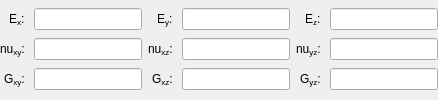
              <widget class="QWidget" name="Orthotropic">
               <layout class="QGridLayout" name="gridLayout_2">
                <property name="leftMargin">
                 <number>0</number>
                </property>
                <property name="topMargin">
                 <number>0</number>
                </property>
                <property name="rightMargin">
                 <number>0</number>
                </property>
                <property name="bottomMargin">
                 <number>0</number>
                </property>
                <property name="horizontalSpacing">
                 <number>-1</number>
                </property>
                <property name="verticalSpacing">
                 <number>0</number>
                </property>
                <item row="2" column="8">
                 <widget class="QLineEdit" name="INNUyz"/>
                </item>
                <item row="3" column="1" alignment="Qt::AlignRight">
                 <widget class="QLabel" name="LGxy">
                  <property name="text">
                   <string>&lt;html&gt;&lt;head/&gt;&lt;body&gt;&lt;p&gt;G&lt;span style=&quot; vertical-align:sub;&quot;&gt;xy&lt;/span&gt;: &lt;/p&gt;&lt;/body&gt;&lt;/html&gt;</string>
                  </property>
                 </widget>
                </item>
                <item row="3" column="2">
                 <widget class="QLineEdit" name="INGxy"/>
                </item>
                <item row="0" column="5">
                 <widget class="QLineEdit" name="INEy"/>
                </item>
                <item row="0" column="1" alignment="Qt::AlignRight">
                 <widget class="QLabel" name="LEx">
                  <property name="text">
                   <string>&lt;html&gt;&lt;head/&gt;&lt;body&gt;&lt;p&gt;E&lt;span style=&quot; vertical-align:sub;&quot;&gt;x&lt;/span&gt;: &lt;/p&gt;&lt;/body&gt;&lt;/html&gt;</string>
                  </property>
                 </widget>
                </item>
                <item row="2" column="7" alignment="Qt::AlignRight">
                 <widget class="QLabel" name="LNUyz">
                  <property name="text">
                   <string>&lt;html&gt;&lt;head/&gt;&lt;body&gt;&lt;p&gt;nu&lt;span style=&quot; vertical-align:sub;&quot;&gt;yz&lt;/span&gt;: &lt;/p&gt;&lt;/body&gt;&lt;/html&gt;</string>
                  </property>
                 </widget>
                </item>
                <item row="3" column="7" alignment="Qt::AlignRight">
                 <widget class="QLabel" name="LGyz">
                  <property name="text">
                   <string>&lt;html&gt;&lt;head/&gt;&lt;body&gt;&lt;p&gt;G&lt;span style=&quot; vertical-align:sub;&quot;&gt;yz&lt;/span&gt;: &lt;/p&gt;&lt;/body&gt;&lt;/html&gt;</string>
                  </property>
                 </widget>
                </item>
                <item row="0" column="4" alignment="Qt::AlignRight">
                 <widget class="QLabel" name="LEy">
                  <property name="text">
                   <string>&lt;html&gt;&lt;head/&gt;&lt;body&gt;&lt;p&gt;E&lt;span style=&quot; vertical-align:sub;&quot;&gt;y&lt;/span&gt;: &lt;/p&gt;&lt;/body&gt;&lt;/html&gt;</string>
                  </property>
                 </widget>
                </item>
                <item row="0" column="7" alignment="Qt::AlignRight">
                 <widget class="QLabel" name="LEz">
                  <property name="text">
                   <string>&lt;html&gt;&lt;head/&gt;&lt;body&gt;&lt;p&gt;E&lt;span style=&quot; vertical-align:sub;&quot;&gt;z&lt;/span&gt;: &lt;/p&gt;&lt;/body&gt;&lt;/html&gt;</string>
                  </property>
                 </widget>
                </item>
                <item row="3" column="4" alignment="Qt::AlignRight">
                 <widget class="QLabel" name="LGxz">
                  <property name="text">
                   <string>&lt;html&gt;&lt;head/&gt;&lt;body&gt;&lt;p&gt;G&lt;span style=&quot; vertical-align:sub;&quot;&gt;xz&lt;/span&gt;: &lt;/p&gt;&lt;/body&gt;&lt;/html&gt;</string>
                  </property>
                 </widget>
                </item>
                <item row="2" column="4" alignment="Qt::AlignRight">
                 <widget class="QLabel" name="LNUxz">
                  <property name="text">
                   <string>&lt;html&gt;&lt;head/&gt;&lt;body&gt;&lt;p&gt;nu&lt;span style=&quot; vertical-align:sub;&quot;&gt;xz&lt;/span&gt;: &lt;/p&gt;&lt;/body&gt;&lt;/html&gt;</string>
                  </property>
                 </widget>
                </item>
                <item row="2" column="2">
                 <widget class="QLineEdit" name="INNUxy"/>
                </item>
                <item row="0" column="8">
                 <widget class="QLineEdit" name="INEz"/>
                </item>
                <item row="2" column="1" alignment="Qt::AlignRight">
                 <widget class="QLabel" name="LNUxy">
                  <property name="text">
                   <string>&lt;html&gt;&lt;head/&gt;&lt;body&gt;&lt;p&gt;nu&lt;span style=&quot; vertical-align:sub;&quot;&gt;xy&lt;/span&gt;: &lt;/p&gt;&lt;/body&gt;&lt;/html&gt;</string>
                  </property>
                 </widget>
                </item>
                <item row="3" column="8">
                 <widget class="QLineEdit" name="INGyz"/>
                </item>
                <item row="0" column="2">
                 <widget class="QLineEdit" name="INEx"/>
                </item>
                <item row="3" column="5">
                 <widget class="QLineEdit" name="INGxz"/>
                </item>
                <item row="2" column="5">
                 <widget class="QLineEdit" name="INNUxz"/>
                </item>
               </layout>
              </widget>
